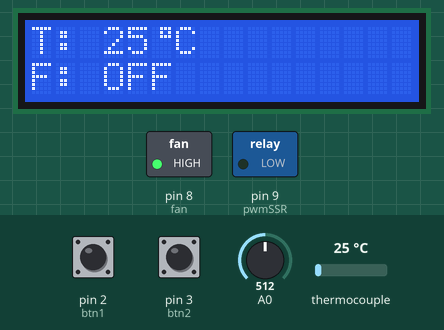
Bench run of a program on a simulated Arduino Uno, built with avr-gcc and run on an emulated ATmega328P. Shown: 16×2 character LCD, switched loads named in the program (green lamp = pin HIGH). The inputs (shaded band) are chosen by the test bench; at power-on: pin 2 (btn1) HIGH, pin 3 (btn2) HIGH, thermocouple 25 °C, A0 = 512.

Above: at 1.2 s.
1.3 s: pin 2 (btn1) pulled LOW for 1 s
At 3.0 s:
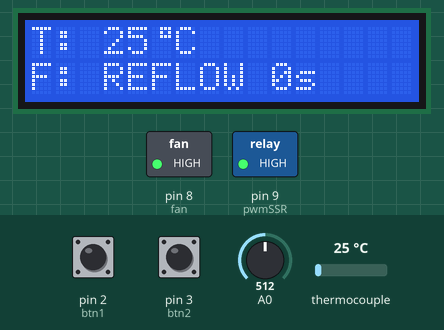
5.3 s: pin 3 (btn2) pulled LOW for 1 s
At 5.94 s:
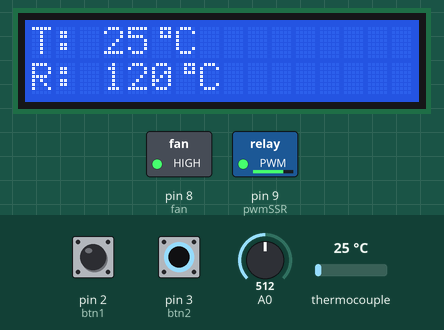
7.8 s: pin 2 (btn1) pulled LOW for 3.2 s
At 8.6 s:
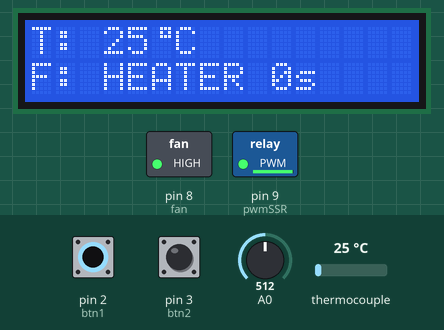
12.5 s: thermocouple set to 150 °C
At 13.5 s:
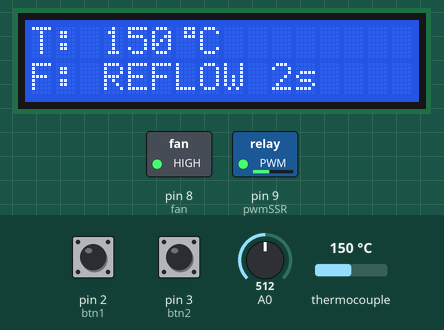
15.5 s: pin 3 (btn2) pulled LOW for 0.15 s
At 16.0 s:
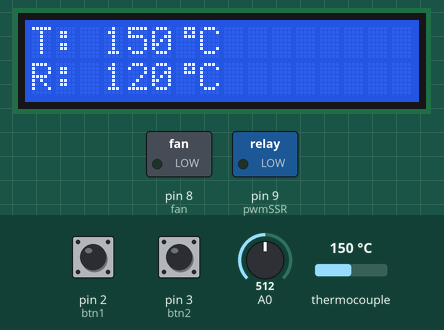
17.1 s: A0 set to 611
At 18.3 s:
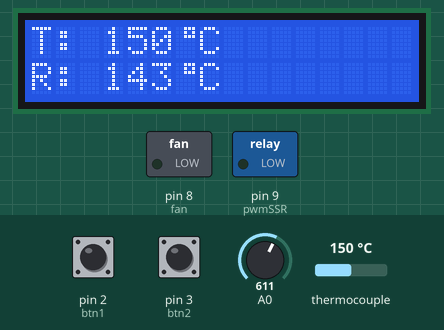
18.6 s: A0 set to 628
Timing chart, 0 to 21.1 s (numbered marks = the images above; inputs shaded):
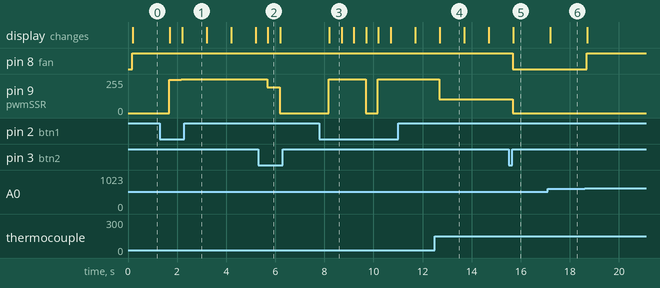

The program:

main.cpp
```cpp
// define all inclusions and variables
#include <define.h>

// temperature
MAX6675 thermo(thermoCLK, thermoCS, thermoDO);

// control
control pi_control;

// states
state states[4];

// degree symbol
byte grau[8] = {
  B00111,
  B00101,
  B00111,
  B00000,
  B00000,
  B00000,
  B00000,
  B00000
};

// lcd display with address hex 0x27, 16 columns and 2 lines
LiquidCrystal_I2C lcd(0x27, 16, 2);

// global variables
uint8_t     idx_states             = 0;    // index of the states
uint32_t    time_filter_1          = 0;    // filter time btn1
uint32_t    time_filter_2          = 0;    // filter time btn2
uint32_t    current_time_states    = 0;    // time of the states
uint32_t    timer                  = 0;    // time of the loop
uint16_t    u                      = 0;    // signal
double      temp                   = 0;    // temperature of table
double      sp                     = 0;    // manual setpoint
bool        states_on              = true; // states flow on/off


void setup() {
    // interrupts
    init_btn();

    // init wire I2C
    Wire.begin();

    // init display
    lcd.begin();
    lcd.setBacklight(HIGH);

    // add º to the display
    lcd.createChar(0, grau);

    // init fan and pwm
    pinMode(fan, OUTPUT);
    pinMode(pwmSSR, OUTPUT);

    /* ----- states ----- */
    // default
    states[0].state     = DEFAULT_;
    states[0].name      = "OFF";
    states[0].time_ms   = 0;
    states[0].set_point = 0;

    // pre heater
    states[1].state     = PRE_HEATER;
    states[1].name      = "HEATER";
    states[1].time_ms   = 180e3;
    states[1].set_point = 150;

    // reflow
    states[2].state     = REFLOW;
    states[2].name      = "REFLOW";
    states[2].time_ms   = 60e3;
    states[2].set_point = 200;

    // pos-reflow
    states[3].state     = POS_REFLOW;
    states[3].name      = "POSREF";
    states[3].time_ms   = 45e3;
    states[3].set_point = 500;

    // gain and time of the control
    pi_control.Kp = KP;
    pi_control.Ki = KI;
    pi_control.Ts = 500;
}

void loop() {
    // buttons pressed
    if(digitalRead(btn1) == LOW) next_state();
    if(digitalRead(btn2) == LOW) states_off();

    // start time
    timer = millis();

    // meansure temperature
    temp = meansure(10, 10, thermo);

    // manual setpoint
    sp = get_temp(POT);

    // skip to the next state
    if(states[idx_states].state != DEFAULT_)
        if((millis() - current_time_states) > states[idx_states].time_ms)
            next_state();

    // control signal
    if(!states_on)   u = controlePI(temp, sp, pi_control);
    else             u = controlePI(temp, states[idx_states].set_point, pi_control);

    // apply control
    analogWrite(pwmSSR, u);

    // clear display
    lcd.clear();

    // time of the state
    float timer_t = (millis() - current_time_states)/1000;

    // print temperature
    lcd.setCursor(0, 0);
    lcd.print("T: ");
    lcd.print(temp, 0);

    // degree symbol
    lcd.write(byte(0));
    lcd.print("C");

    // if states flow is on
    if(states_on) {
        // print state name
        lcd.setCursor(0, 1);
        lcd.print("F: ");
        lcd.print(states[idx_states].name);
        // print time of the state
        if(states[idx_states].state != DEFAULT_) {
            lcd.print(" ");
            lcd.print(timer_t, 0);
            lcd.print("s");
        }
    } else {
        // print manual setpoint
        lcd.setCursor(0, 1);
        lcd.print("R: ");
        lcd.print(sp, 0);
        // degree symbol
        lcd.write(byte(0));
        lcd.print("C");
    }

    // delay
    while((millis() - timer) < 500) {
    }
}
```

controle.h
```cpp
#ifndef CONTROLE_H
#define CONTROLE_H
#include <define.h>

// states of the control
typedef struct{
    uint8_t     state;
    uint32_t    time_ms;
    uint16_t     set_point;
    String      name;
} state;

// constants of the control
typedef struct{
    uint8_t     Kp;
    uint32_t    Ki;
    uint16_t    Ts;
    double      i = 0;
} control;

extern state states[4];

int32_t controlePI(double y, double s, control &c){
    // error
    double error = s - y;

    // integral
    c.i += error * c.Ts/1000;

    // saturate integral
    if(c.i > 255) c.i = 255;
    if(c.i < 0)   c.i = 0;

    // control signal
    int32_t u = c.Kp * error + c.Ki * c.i/100;

    // saturate
    if(u > 255) u = 255;
    if(u < 0)   u = 0;

    // turn on the fan
    if(error < -5 && states->state == DEFAULT_ && y > 50)
        digitalWrite(fan, LOW);
    else
        digitalWrite(fan, HIGH);

    return u;
}

#endif
```

define.h
```cpp
#ifndef DEFINE_H
#define DEFINE_H

// states
#define DEFAULT_    0
#define PRE_HEATER  1
#define REFLOW      2
#define POS_REFLOW  3

// control constants
#define KP          2
#define KI          1

// pwm solid state relay
#define pwmSSR      9
#define fan         8

// thermocouple
#define thermoDO    5
#define thermoCS    6
#define thermoCLK   7
#define POT         A0

// pins of the buttons
#define btn1        2
#define btn2        3

// btn filter
#define BTN_FILTER  500

// library and includes
#include <LiquidCrystal_I2C.h>
#include <Arduino.h>
#include <max6675.h>
#include <controle.h>
#include <Wire.h>
#include <temp.h>
#include <interrupt.h>

#endif
```

interrupt.h
```cpp
#ifndef INTERRUPT_H
#define INTERRUPT_H
#include <define.h>

// variables
extern uint32_t time_filter_1;
extern uint32_t time_filter_2;
extern uint32_t current_time_states;
extern uint8_t idx_states;
extern bool states_on;

// skip to the next state
void next_state(){
    // filter time and state flow on
    if ((millis() - time_filter_1) < BTN_FILTER || !states_on) return;

    // next state
    idx_states++;
    if (idx_states == 4) idx_states = 0;

    // filter
    time_filter_1 = millis();
    current_time_states = millis();
}

// turn off/on the state flow
void states_off(){
    // filter
    if ((millis() - time_filter_2) < BTN_FILTER) return;

    // turn off/on the states
    idx_states = 0;
    states_on = !states_on;

    // filter
    time_filter_2 = millis();
    current_time_states = millis();
}

void init_btn(){
    pinMode(btn1, INPUT_PULLUP);
    pinMode(btn2, INPUT_PULLUP);
    // bug with the cooler current peak
    // attachInterrupt(digitalPinToInterrupt(btn1), next_state, LOW);
    // attachInterrupt(digitalPinToInterrupt(btn2), states_off, LOW);
}

#endif  
```

temp.h
```cpp
#ifndef TEMP_H
#define TEMP_H
#include <define.h>

// measure temperature
double meansure(uint8_t n_sample, uint8_t delay_ms, MAX6675 thermo){
    double meansure = 0;
    for(uint8_t i = 0; i < n_sample; i++){
        meansure += thermo.readCelsius();
        delay(delay_ms);
    }
    return meansure/n_sample;
}

// reader temperature in celsius
uint32_t get_temp(uint8_t pin){
    uint32_t temp;
    for(uint8_t i = 0; i < 10; i++)
        temp = analogRead(pin);
    // analog to celsius
    temp = map(temp, 0, 1023, 0, 240);
    return temp;
}

#endif  
```

Measured:
- after the input at 1.3 s, pin 9 (pwmSSR): 0/255 → 250/255 after 0.38 s, → 255/255 0.50 s later; the display: first changes after 0.40 s (image 1 shows a later state)
- after the input at 5.3 s, pin 9 (pwmSSR): 255/255 → 192/255 after 0.38 s, → 0/255 0.50 s later; the display: changes after 0.40 s (image 2)
- after the input at 7.8 s, pin 9 (pwmSSR): 0/255 → 252/255 after 0.38 s, → 255/255 0.50 s later, → 0/255 1.0 s later, → 252/255 0.50 s later, … (5 changes in this stretch); the display: changes after 0.40 s (image 3)
- after the input at 12.5 s, pin 9 (pwmSSR): 255/255 → 102/255 after 0.18 s
- after the input at 15.5 s, pin 8 (fan): HIGH → LOW after 0.18 s; pin 9 (pwmSSR): 102/255 → 0/255 after 0.18 s; the display: changes after 0.20 s (image 5)
- after the input at 17.1 s, the display: changes after 0.10 s (image 6)
- after the input at 18.6 s, pin 8 (fan): LOW → HIGH after 0.08 s
